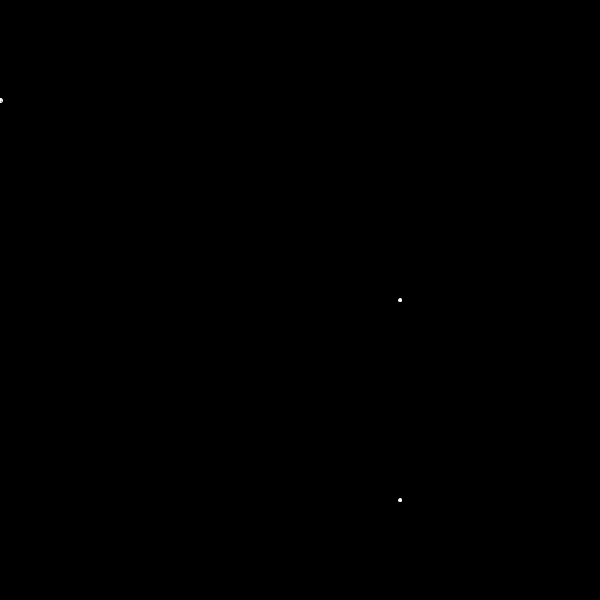
Frame 1 (no input)
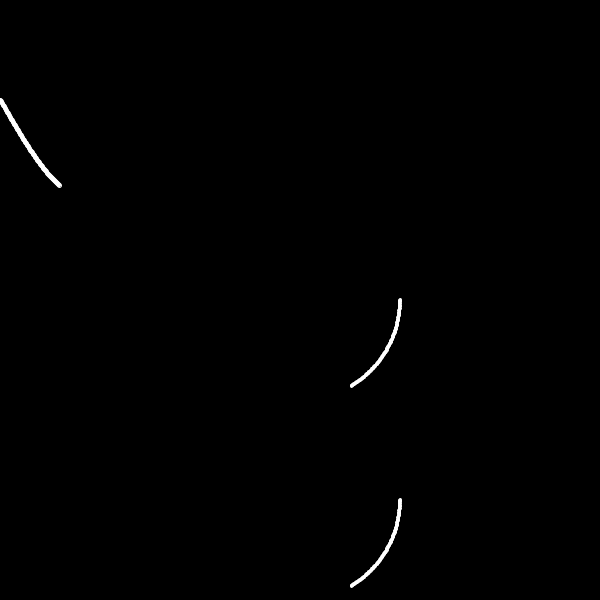
Frame 60 (the mouse pressed at the canvas centre just before this capture)
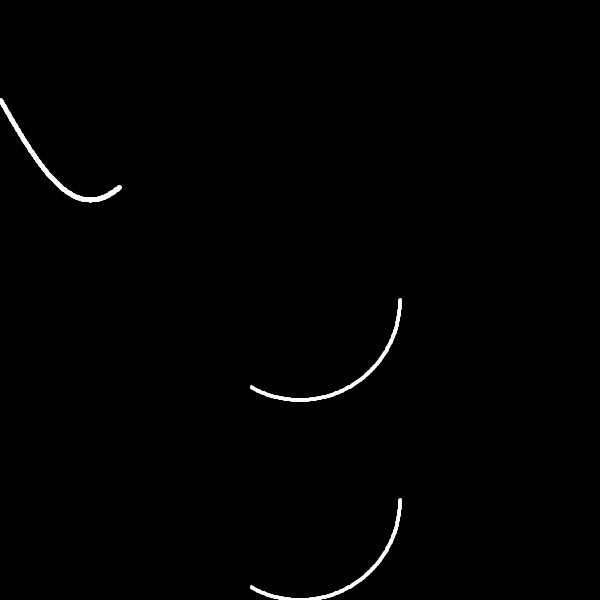
Frame 120 (the mouse held since frame 60 and released just before this capture)

The Processing sketch that drew these frames (run headless with seeded random() and noise(); from frame 60 on, the mouse is pressed at the canvas centre):

// Processing sketch: w10_graphs_pde
// ── w10_graphs_pde.pde
//All three "graphs" will use these variables
int angle; //The degree angle we will use for sin() and cos() functions.
int dotDiameter;//The size of the circle that will be graphing.

int sinAmplitude;
int circRadius;
int spiralRadius;

float x;
float y;

void setup() {
size(600, 600);
background(0);
dotDiameter = 4;
sinAmplitude = 100;
circRadius = 100;
spiralRadius = 100;
angle = 0;
stroke(255);
}//setup

void draw() {
//background(0);
//sin curve
drawSinCurve(angle, sinAmplitude, sinAmplitude);
//circle
drawCircle(angle, circRadius, width/2, sinAmplitude*2 + circRadius);
//concentric circles
drawCircle(angle, spiralRadius, width/2, sinAmplitude*2 + circRadius*3);

angle++;
if (angle % 360 == 0){
spiralRadius -= 5;
}


}//draw

void drawSinCurve(int degrees, int amplitude, int yOffset) {
y = amplitude * sin(radians(degrees)) + yOffset;
x = degrees % width;
circle(int(x), int(y), dotDiameter);
}


void drawCircle(int degrees, int radius, int xOffset, int yOffset) {
x = radius * cos(radians(degrees)) + xOffset;
y = radius * sin(radians(degrees)) + yOffset;
circle(x, y, 3);
}
